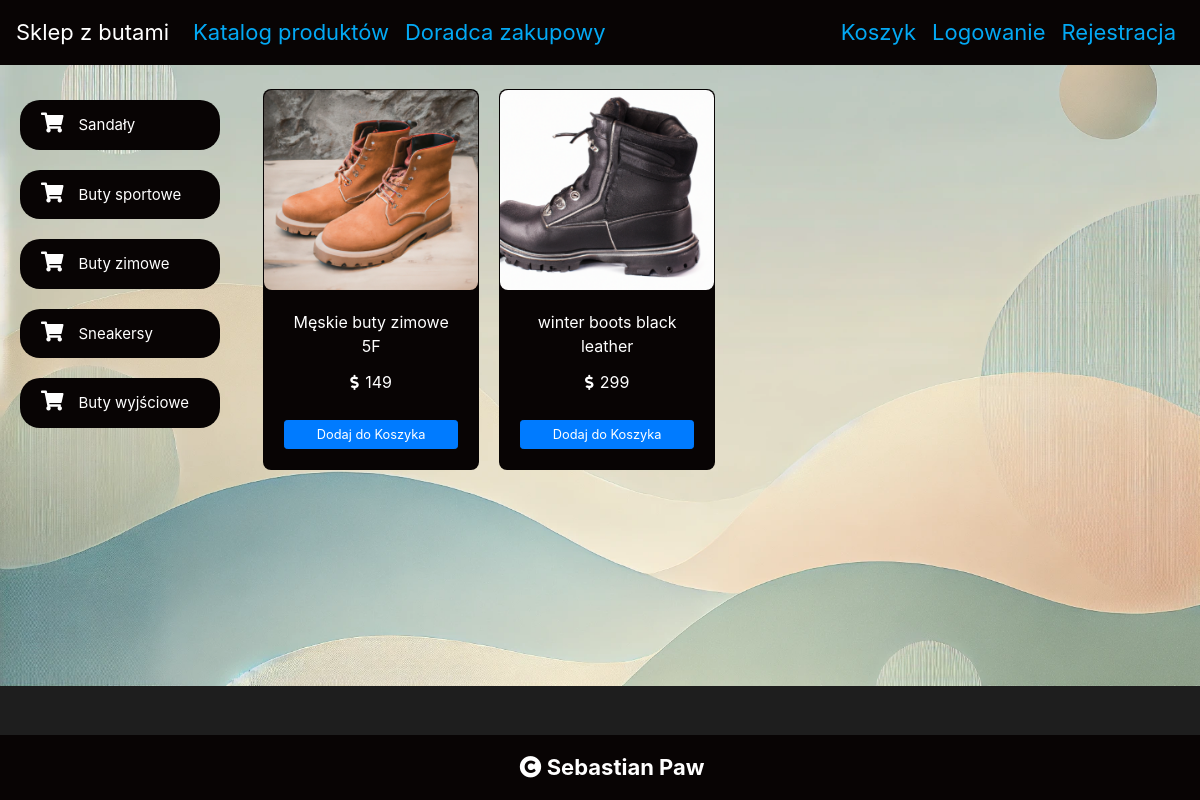
Page /?category=3 on the earlier database version.
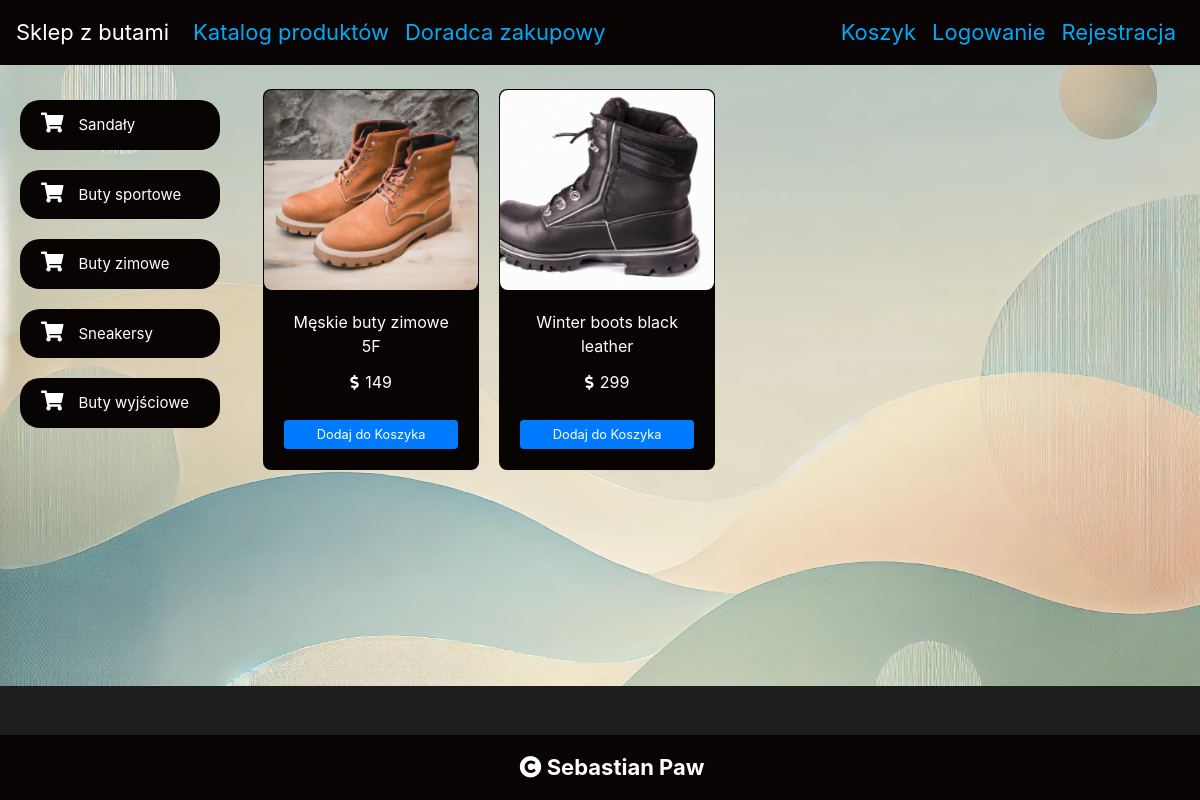
Same page on the later database version.
### frontend/models.py (models this page shows, shortened)
class Product(models.Model):
    name = models.CharField(max_length=200, blank=False)
    price = models.IntegerField(default=0, blank=False)
    category = models.ForeignKey(Category, on_delete=models.CASCADE, blank=True)
    description = models.TextField(max_length=600, blank=False, default='---')
    image = models.ImageField(null=True, default='default.jpg', blank=True)
    stock = models.IntegerField(default=0, blank=False)
    tags = TaggableManager()

### frontend/views.py (the view)
# urls.py: path('', views.homePage, name='home'),
def homePage(request):
    products = None
    categories = Category.objects.all()
    category_id = request.GET.get('category')
    if category_id:
        products = Product.objects.filter(category=category_id)
    else:
        products = Product.objects.filter(category=1)
    context = {'products': products, 'categories': categories}
    return render(request, 'frontend/home.html', context)

### frontend/models.py (called while the page is built)
    def __str__(self):
        return self.name

### frontend/templates/frontend/home.html (shortened to what this page needs)
{% extends 'frontend/base.html' %}
{% block content %}
<div class="container mt-4">
    <div class="row">
        <div class="col-lg-3">
            <div class="list-group" id="myList">
                {% for category in categories %}
                <a href="/?category={{category.id}}" class="list-group-item text-white" style="background-color:#080404;margin-bottom: 20px;border-radius: 20px;">
                    <i class="fa fa-shopping-cart" style="margin-right: 15px; font-size: 20px;"></i>{{category.name}}</a>
                {% endfor %}
            </div>
        </div>
        <div id="products" class="col-lg-8">
            <div class="row mx-auto" style="display: grid; grid-template-columns: repeat(3, 1fr); gap: 20px; justify-content: center;">
                {% for product in products %}
                <div class="card mb-4" style="width: 13.5rem; background-color: #080404;">
                    <a href="#{{product.name}}" data-toggle="modal">
                        <img src="{{product.image.url}}" class="card-img-top hover_img"></a>
                    <div class="card-body text-white d-flex flex-column justify-content-between">
                        <p class="card-title">{{product.name}}</p>
                        <p class="card-text"><i class="fas fa-dollar-sign" style="margin-right: 2px; font-size: 15px;"></i>
                        {{product.price}}</p>
                        <a href="{% url 'frontend:add_to_cart' product.id %}" class="btn btn-primary btn-sm">Dodaj do Koszyka</a>
                    </div>
                </div>
                {% endfor %}
            </div>
        </div>
    </div>
</div>
{% endblock %}

Differences in the rows shown:
changed Product: name "winter boots black leather" → "Winter boots black leather"
